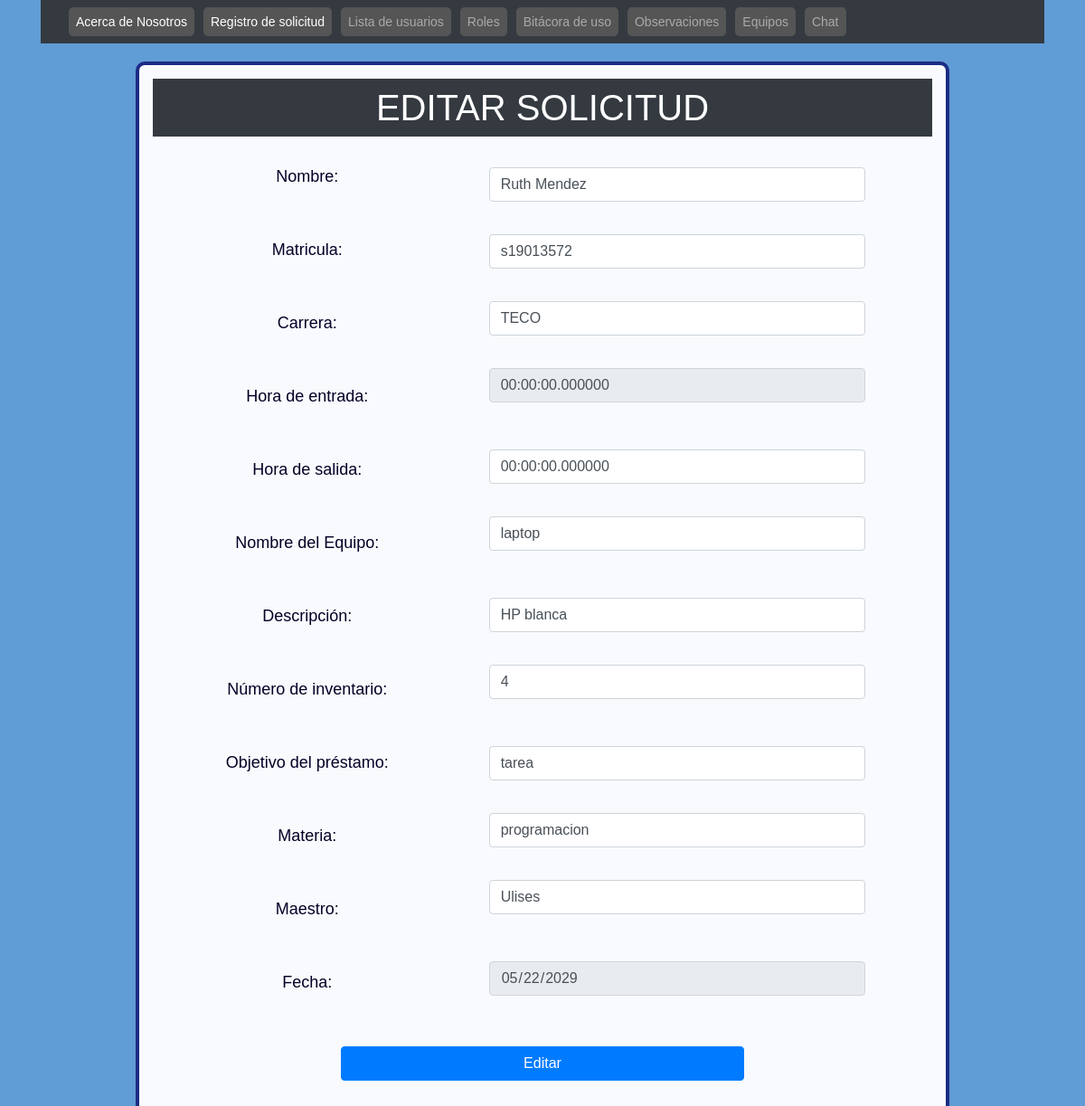
Page /ProyectoTW/solicitudes/editar.php?codigo=2 on the committed database.
### tables this page shows
CREATE TABLE `solicitud` (
  `codigo` int(11) NOT NULL,
  `nombre` varchar(100) DEFAULT NULL,
  `matricula` varchar(20) DEFAULT NULL,
  `carrera` varchar(20) DEFAULT NULL,
  `hora_entrada` time(6) DEFAULT NULL,
  `hora_salida` time(6) NOT NULL,
  `nom_equipo` varchar(20) DEFAULT NULL,
  `descripcion` varchar(200) DEFAULT NULL,
  `num_inventario` int(100) DEFAULT NULL,
  `objetivo_prestamo` varchar(200) DEFAULT NULL,
  `materia` varchar(100) DEFAULT NULL,
  `maestro` varchar(100) DEFAULT NULL,
  `fecha` date DEFAULT NULL
);

### ProyectoTW/solicitudes/editar.php (the view, shortened to what this page needs)
<?php include 'template/header.php' ?>
<?php
    include_once 'model/conexion.php';
    $codigo = $_GET['codigo'];
    $sentencia = $bd->prepare("select * from solicitud where codigo = ?;");
    $sentencia->execute([$codigo]);
    $solicitud = $sentencia->fetch(PDO::FETCH_OBJ);
?>
<div class="container" role="main">
<div class="c1">
    <div class="menu">
        <nav class="navbar navbar-expand-lg navbar-dark bg-dark">
            <div class="container-fluid">
                <div class="collapse navbar-collapse" id="navbarNav">
                    <ul class="navbar-nav">
                    <li class="nav-item">
                            <a class="nav-link active" aria-current="page" href="../login/welcome.php">Acerca de Nosotros</a>
                        </li>
                        <li class="nav-item">
                            <a class="nav-link active" aria-current="page" href="../solicitudes/index.php">Registro de solicitud</a>
                        </li>
                        <li class="nav-item">
                            <a class="nav-link" href="../admin/listaUsuarios/alumno.php">Lista de usuarios</a>
                        </li>
                        <li class="nav-item">
                            <a class="nav-link" href="../admin/roles/roles.php">Roles</a>
                        </li>
                        <li class="nav-item">
                            <a class="nav-link" href="../solicitudes/tabla.php">Bitácora de uso</a>
                        </li>
                        <li class="nav-item">
                            <a class="nav-link" href="#">Observaciones</a>
                        </li>
                        <li class="nav-item">
                            <a class="nav-link" href="../admin/equipos/equipos.php">Equipos</a>
                        </li>
                        <li class="nav-item">
                            <a class="nav-link" href="../chat/paginaChat">Chat</a>
                        </li>
                    </ul>
                </div>
            </div>
        </nav>
    </div>
</div>
</div>
<div class="card-body">
    <div class="login2"class="container mt-2 ml-2" >
            <h1 class="p-2 bg-dark" >EDITAR SOLICITUD</h1>
                <form class="p-8" method="POST" action="editarProceso.php">
                    <div class="form-group row">
                        <div class="col-sm-5">
                        <br>
                            <label class="form-label">Nombre: </label><br><br><br>
                            <label class="form-label">Matricula: </label><br><br><br>
                            <label class="form-label">Carrera: </label><br><br><br>
                            <label class="form-label">Hora de entrada: </label><br><br><br>
                            <label class="form-label">Hora de salida: </label><br><br><br>
                            <label class="form-label">Nombre del Equipo: </label><br><br><br>
                            <label class="form-label">Descripción: </label><br><br><br>
                            <label class="form-label">Número de inventario: </label><br><br><br>
                            <label class="form-label">Objetivo del préstamo: </label><br><br><br>
                            <label class="form-label">Materia: </label><br><br><br>
                            <label class="form-label">Maestro: </label><br><br><br>
                            <label class="form-label">Fecha: </label><br><br><br>
                        </div>
                        <div class="col-sm-6" >
                        <br>
                            <input type="text" class="form-control" name="txtNombre" required
                        value="<?php echo $solicitud->nombre; ?>"><br>
                            <input type="text" class="form-control" name="txtMatricula" autofocus required
                        value="<?php echo $solicitud->matricula; ?>"><br>
                            <input type="text" class="form-control" name="txtCarrera" autofocus required
                        value="<?php echo $solicitud->carrera; ?>"><br>
                            <input class="form-control" name="txtEntrada" autofocus required
                        value="<?php echo $solicitud->hora_entrada; ?>" readonly><br><br>
                            <input class="form-control" name="txtSalida"  autofocus required
                        value="<?php echo $solicitud->hora_salida; ?>"><br>
                            <input type="text" class="form-control" name="txtEquipo" required
                        value="<?php echo $solicitud->nom_equipo; ?>"><br><br>
                            <input type="text"  class="form-control" name="txtDescripcion" required
                        value="<?php echo $solicitud->descripcion; ?>"><br>
                            <input type="text" class="form-control" name="txtInventario" required
                        value="<?php echo $solicitud->num_inventario; ?>"><br><br>
                            <input type="text" class="form-control" name="txtPrestamo" required
                        value="<?php echo $solicitud->objetivo_prestamo; ?>"><br>
                            <input type="text" class="form-control" name="txtMateria" required
                        value="<?php echo $solicitud->materia; ?>"><br>
                            <input type="text" class="form-control" name="txtMaestro" required
                        value="<?php echo $solicitud->maestro; ?>"><br><br>
                            <input type="date" class="form-control" name="txtFecha" autofocus required
                        value="<?php echo $solicitud->fecha;?>" readonly>
                        </div>
                        <input type="submit" class="btn btn-primary" value="Editar">
                    </div>
                </form>
    </div>
</div>

### ProyectoTW/solicitudes/css/estilo.css (style rules this page uses)
* { font-family: sans-serif; box-sizing: border-box; }
.login2 { width: 900px; float: center; border: 4px solid rgb(29, 44, 133); padding: 15px; background: rgba(255, 255, 255, 0.952); border-radius: 10px; }
input { display: block; border: 2px solid rgb(255, 255, 255); width: 50%; padding: 10px; margin: 10px auto; border-radius: 5px; }
label { color: rgb(3, 0, 39); font-size: 18px; padding: 10px; }
h1 { text-align: center; color: #fff; }
a { float: right; background: #555; padding: 10px 15px; color: #fff; border-radius: 5px; margin-right: 10px; border: none; text-decoration: none; }

### rows in the picture
solicitud: txtNombre "Ruth Mendez", txtMatricula "s19013572", txtCarrera "TECO", txtEntrada "00:00:00.000000", txtSalida "00:00:00.000000", txtEquipo "laptop", txtDescripcion "HP blanca", txtInventario "4", txtPrestamo "tarea", txtMateria "programacion", txtMaestro "Ulises", txtFecha "05/22/2029"
